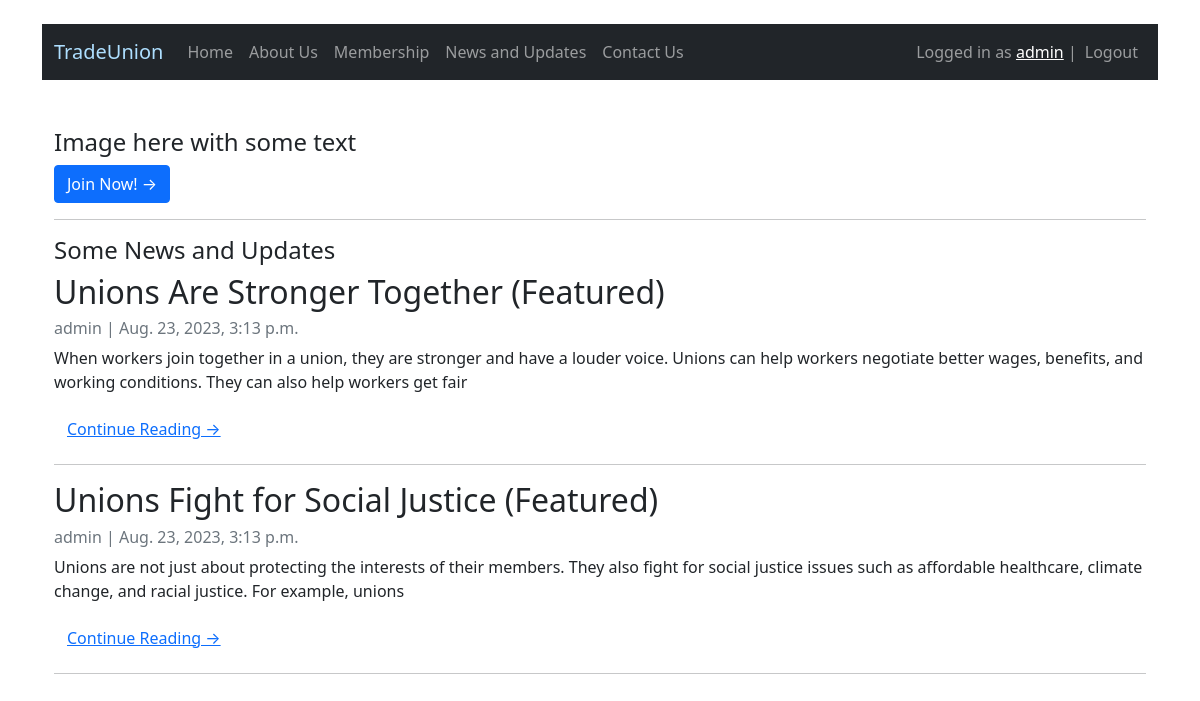
The app's page / (signed in) with its own data.
### blog/models.py (models this page shows, shortened)
class Post(models.Model):
    title = models.CharField(max_length=200)
    content = models.TextField()
    created_at = models.DateTimeField(auto_now_add=True)
    featured = models.BooleanField(default=False)
    slug = models.SlugField(null=False, unique=True, default=None)

### blog/views.py (the view)
# urls.py: path('', views.home_page, name='home_page'),
def home_page(request):
    featured_posts = Post.objects.filter(featured=True).order_by('-created_at')
    context = {"featured_posts": featured_posts, "author": "admin"}
    return render(request, "blog/index.html", context=context)

### templates/blog/index.html (shortened to what this page needs)
{% extends 'blog/base.html' %}
{% block content %}
<!DOCTYPE html>
<html lang="en">
<head>
</head>
<body>
    <br></br>
    <h4>Image here with some text</h4>
    <a href="/membership" class="btn btn-primary">Join Now! &rarr;</a>
    <hr>
    <h4>Some News and Updates</h4>
        <div class="post">
            {% for post in featured_posts %}
            <h2>{{ post.title }}</h2>
            <p class="card-text text-muted h6">{{ author }} | {{ post.created_at}} </p>
            <p class="card-text">{{post.content|slice:":200" }}</p>
            <a href="{% url 'post_detail' post.slug %}" class="btn btn-link">Continue Reading &rarr;</a>
            <hr>
            {% endfor %}
        </div>
</body>
</html>
{% endblock %}

### templates/blog/base.html (shortened to what this page needs)
<!DOCTYPE html>
<html lang="en">
  <head>
    <link
      href="https://cdn.jsdelivr.net/npm/bootstrap@5.1.3/dist/css/bootstrap.min.css"
      rel="stylesheet"
    />
  </head>
  <body>
    <br/>
    <div class="container">
    <nav class="navbar navbar-expand-lg navbar-dark bg-dark">
      <div class="container-fluid">
        <div>
          <ul class="navbar-nav">
            <a class="navbar-brand" href="/" style="color: #aedfff">TradeUnion</a>
            <li class="nav-item">
              <a class="nav-link" href="/home">Home</a>
            </li>
            <li class="nav-item">
              <a class="nav-link" href="/about-us">About Us</a>
            </li>
            <li class="nav-item">
              <a class="nav-link" href="/membership">Membership</a>
            </li>
            <li class="nav-item">
              <a class="nav-link" href="/news">News and Updates</a>
            </li>
            <li class="nav-item">
              <a class="nav-link" href="/contact-us">Contact Us</a>
            </li>
          </ul>
        </div>
        <div>
          <ul class="navbar-nav">
            {% if user.is_authenticated %}
            <span class="navbar-text">Logged in as <a href="/members/profile/{{user.id}}">{{user.username}}</a> | </span>
            <li class="nav-item">
              <a class="nav-link" href="/members/logout">Logout</a>
            </li>
            {% else %}
            <li class="nav-item">
              <a class="nav-link" href="/members/login">Login</a>
            </li>
            {% endif %}
          </ul>
        </div>
      </div>
    </nav>
    <div class="container">{% block content %} {% endblock %}</div>
  </body>
</html>

### records on screen
Post: title "Unions Are Stronger Together (Featured)", author "admin", created_at "Aug. 23, 2023, 3:13 p.m.", content "When workers join together in a union, they are stronger and have a louder voice. Unions can help workers negotiate better wages, benefits, and working conditions. They can also help workers get fair"
Post: title "Unions Fight for Social Justice (Featured)", author "admin", created_at "Aug. 23, 2023, 3:13 p.m.", content "Unions are not just about protecting the interests of their members. They also fight for social justice issues such as affordable healthcare, climate change, and racial justice. For example, unions"

### other values on screen
{{ user.username }} "admin"
